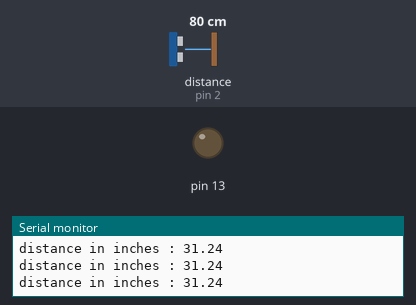
Bench run of a sketch on a simulated Arduino Uno, built with avr-gcc and run on an emulated ATmega328P. Parts: output pins drawn as LEDs (lit = HIGH), the last lines printed to the serial monitor. The inputs (shaded band) are chosen by the test bench; at power-on: distance to the obstacle (sensor on pin 2) 80 cm. The echo pulse lasts 58.3 µs per cm.

Above: at 1.2 s.
1.3 s: distance to the obstacle (sensor on pin 2) set to 123 cm
2.8 s: distance to the obstacle (sensor on pin 2) set to 133 cm
At 3.6 s:
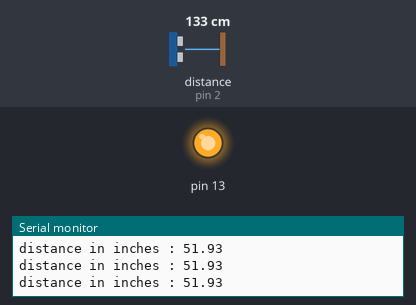
4.3 s: distance to the obstacle (sensor on pin 2) set to 35 cm
At 5.4 s:
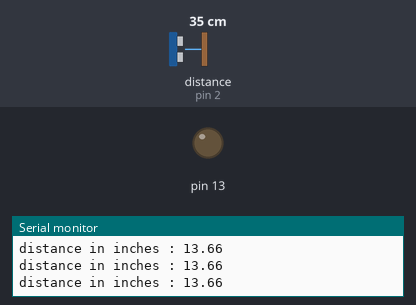
5.8 s: distance to the obstacle (sensor on pin 2) set to 250 cm
At 7.3 s:
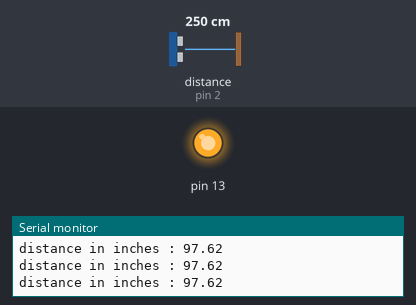
Timing chart, 0 to 8.8 s (numbered marks = the images above; inputs shaded):
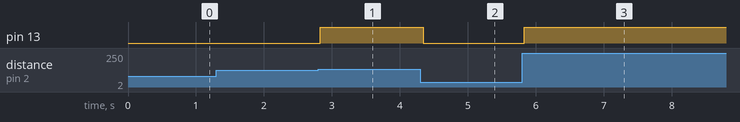

The sketch:

ultrasonic_interrupt_tinkercad.ino
```cpp
double dist,duration;
volatile int distance;
void setup()
{
  pinMode(13, OUTPUT);
  Serial.begin(9600);
}

void loop()
{
pinMode(2,OUTPUT);
  digitalWrite(2,LOW);
  delayMicroseconds(2);
  digitalWrite(2,HIGH);
  delayMicroseconds(10);
  digitalWrite(2,LOW);
  pinMode(2,INPUT);
  duration=pulseIn(2,HIGH);
duration=duration*pow(10,-6);
dist=duration*340*100/2;
dist=dist*0.394;

  attachInterrupt(0,checkdist,CHANGE);

  Serial.print("\ndistance in inches : ");
  Serial.print(dist);
}

void checkdist()
{ distance=map((int)dist,20,50,0,1);
  digitalWrite(13,distance);
}
```

Measured:
- the behaviour switches between 128 and 129 cm on distance to the obstacle (sensor on pin 2) (found by bisection; images 0 and 1)
- after the input at 2.8 s, pin 13: LOW → HIGH at once
- after the input at 4.3 s, pin 13: HIGH → LOW after 0.05 s
- after the input at 5.8 s, pin 13: LOW → HIGH at once
